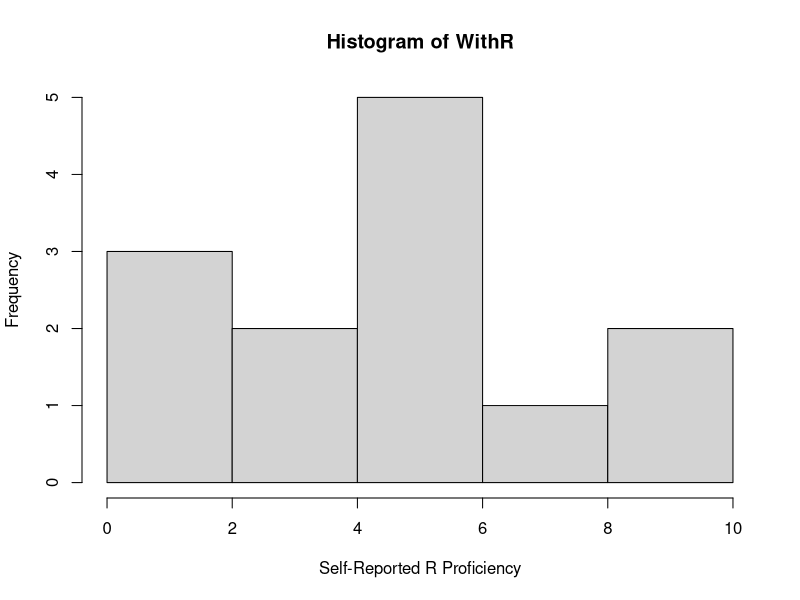
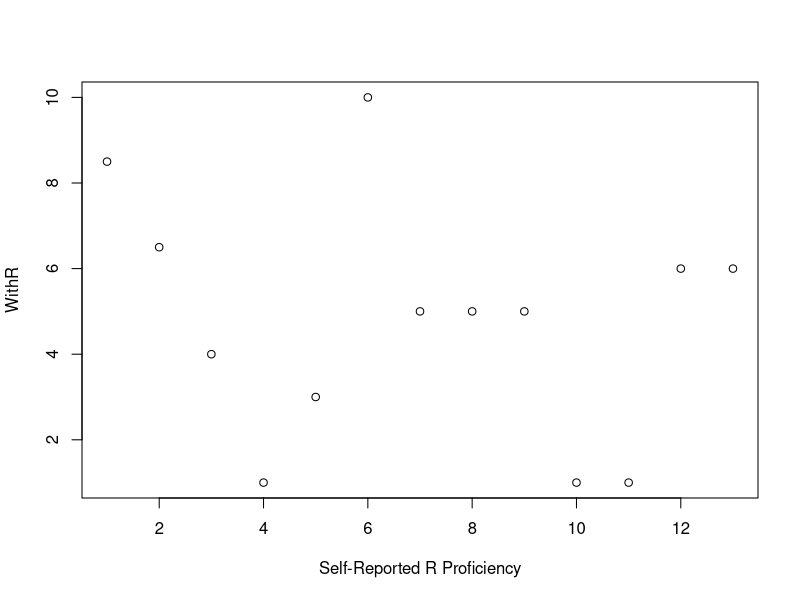
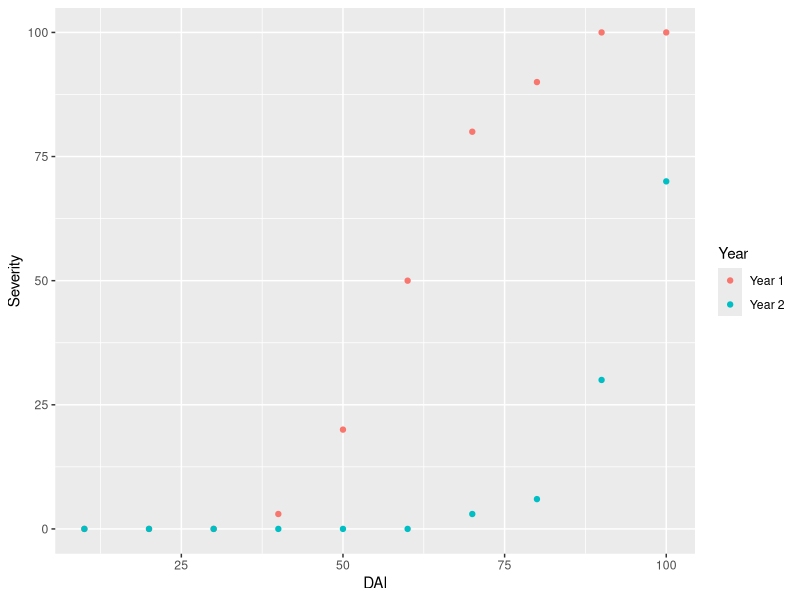
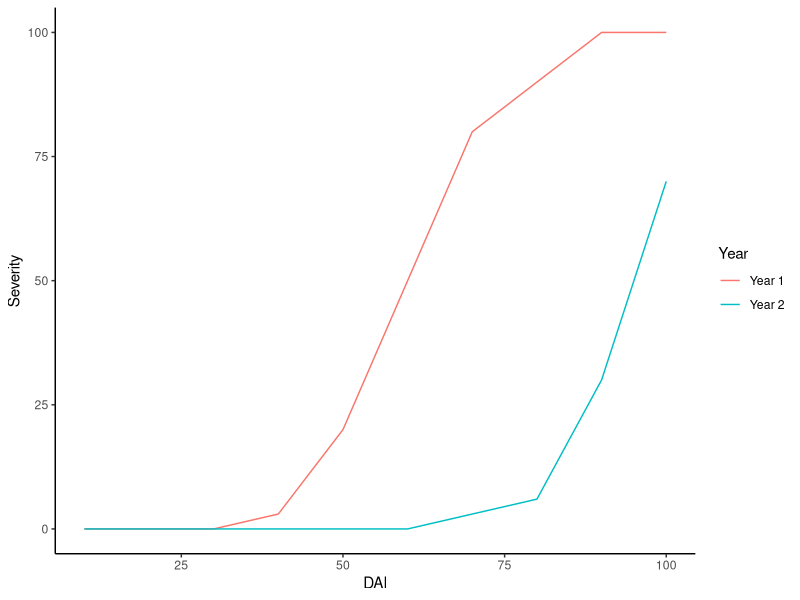
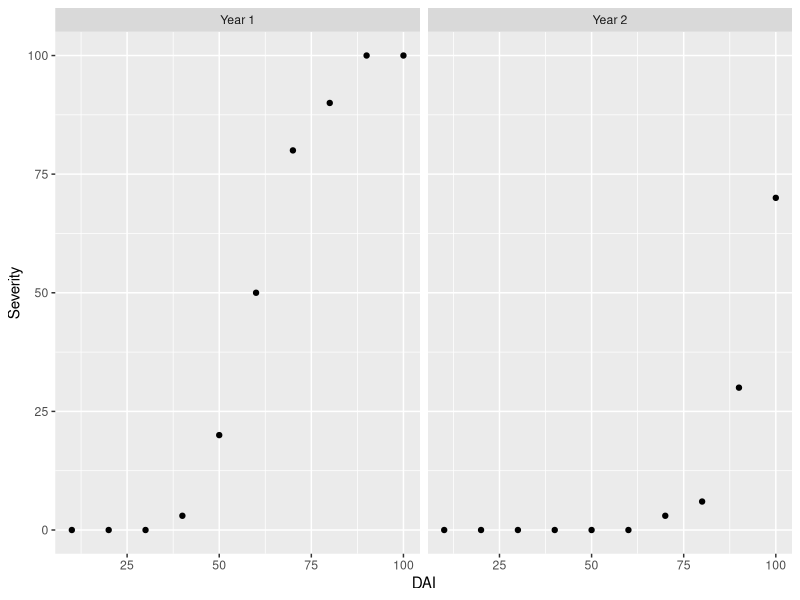

Source code (R) for these figures, in order: (Note: a time limit stopped this script after it produced the figures.)
# Introduction to R
#
# Introduction to R:
# Part 1: 2023-05 
# R Alcala
#
# R version 4.2 # check R.version
#
#
#-------------------------- Introduction to R Basics ----------------------------------
# You can use R as a simple calculator:
# addition
1+1
# multiplication
3*2
# power
8^2
# division
7/2
# operations order
4+4-2*8
4+(4-2)*8

# Objects
# Setting values to use again as 'objects'. 
# We do this using the assignment operator '<-' (called the 'gets arrow').
a <- 2 + 2
print(a) 
a
#-
b <- a + 2
b

# You can use '<-' for variable assigment 
a.vector <- c(4, 3, 2, 1)
x.vector <- mean(other.vector <- c(1, 2, 3, 4))

# and '=' for parameters 
parameter1 = .1
par1 = par2 = par3 = NULL


#-------------------------- Relational operators ----------------------------------
# [ <, >, ==, >=, <=, !=]
# Comparing values will return “True” or “False” 
# logical
TRUE == TRUE 
T == F 
FALSE != FALSE 
# binary
FALSE == 0
TRUE <= 1

# loigical numericals
2==2 ## "==" means does equal 
2!=2 ## "!=" means does not equal
2>=3 ## ">=" means greater than or equal to

# lgical strings
apple <-  "apple"
pineapple <-  "pineapple"

apple == pineapple # based on alphabetical order
apple > pineapple
apple < "abcde"

# Create an object with values from 1 to 10
num10 <- c(1, 2, 3, 4, 5, 6, 7, 8, 9, 10)
num.10 <- 1:10

# Which elements are less than 5? 
num5 <- num10 < 5

# Check the elements in num5, these are TRUE / FALSE
num5

# subsetting objects
num10[3:8]
num10[!num5]

#-------------------------- Relational Operators &  Sub-setting 2D object  ----------------------------------
# data() – data available already in R
data(iris) # famous dataset iris 
head(iris) # checking the first rows
tail(iris) # checking the last rows
class(iris) #checking the class
str(iris) # checking the structure 

# subsetting the data 
iris[1:5, ] # display only the first 5 rows [looks like head() !]
table(iris$Species)

# select only sepals less than 6 cm
low_sl <- iris[iris$Sepal.Length < 6, ] # NOTE: syntax use data[row, column]
low_sl

# logical vector - sepal lenght bigger than 5 cm
low_sl$Sepal.Length < 5 # what do you think the result will be?

#-------------------------- Logical Operators ----------------------------------
# [ &, | , ! ]; 
# [AND, OR, NOT]

# select only sepals less than 6 cm AND with petals less than 6 cm
low_slANDpl <- iris[ c( iris$Sepal.Length  < 6  & iris$Petal.Length <= 6), ]
head(low_slANDpl)
table(low_slANDpl$Species)
# select only sepals less than 6 cm AND with petals less than 6 cm
low_slORpl <- iris[ c( iris$Sepal.Length  < 6  | iris$Petal.Length <= 6), ]
head(low_slORpl)
table(low_slORpl$Species)

# Are they the same Species?
low_slANDpl$Species == low_slORpl$Species

# select species with sepal lenght below 6 cm
low_slANDsp <- iris[c(iris$Sepal.Length  <  6 & iris$Species == "versicolor"), ]

# select the species 
iris[iris$Sepal.Length != 5,]

#-------------------------- Vectors ----------------------------------
# Vectors are a way to set a series of data elements as an object.

v1 <- c(1, 2, 3, 4, 5) # numbers
v2 <- c("hello", "world") # characters 
v3 <- c("TRUE", "FALSE", "TRUE") # logical values (also could be "T", "F", "T")


# Lets make a vector with hypothetical ratings of “R expertise” on a scale of 1-10.
WithR <- c(8.5, 6.5, 4, 1, 3, 10, 5, 5, 5, 1, 1, 6, 6)
WithR

#Summary statistics
#We can use the following functions to look at some summary statistics.
summary(WithR)

# If you have a doubt about a function you can call 'help'
?summary
mean(WithR)
sd(WithR) 
median(WithR)
# work inside the vector withinR
vector <- summary(WithR)
vector["Mean"] # accessing the vector for 'Mean'
vector[3] #accessing the vector for position '3'

# basic plot: histogram or data distribution!
hist(WithR, xlab = "Self-Reported R Proficiency")
plot(WithR, xlab = "Self-Reported R Proficiency")

#-------------------------- loading data ----------------------------------
# setting directory
setwd("~")
# setwd('~/Desktop/')

#Header = TRUE lets R know that we have headings in the first row of our data set.
RustData <- read.csv("StripeRust.csv", header = TRUE)

class(RustData) # let's check the data type 

str(RustData) # let's check the data attributes

# What other types of data: vector, matrix, data.frame, list 

head(RustData) ## check the first 6 rows of the dataset

head(RustData, 10) # check the first 10 rows of the dataset

names(RustData) ## check the column headers

#-------------------------- ggplot ----------------------------------
# let's install the package ggplot and load the library
install.packages("ggplot2")
library(ggplot2)

#We can plot this data using ggplot2 (we will learn more about this later!). 
# Tell the graphic function to use the data 'RustData', and add a layer to the plot with
# 'geom_point()' function: severity on the y axis and year on the x axis. 
# Color the points by the year that data was collected.

ggplot(data = RustData) +
  geom_point(mapping = aes(x = DAI, y = Severity, color = Year))

# Switch from 'geom_point' to 'geom_line' we can plot lines and not points.
ggplot(data = RustData) +
  geom_line(mapping = aes(x = DAI, y = Severity, color = Year))+
  theme_classic()

ggplot(data = RustData) +
  geom_point(mapping = aes(x = DAI, y = Severity)) +
  facet_wrap(~Year)

#--------- Part 1.a
#-------------------------- conditional statemtns  ----------------------------------

# 'if' symntax 
# if (test_condition) {
#     do_my_condition
#   }

i <- 2
if (i < 5) {
	message(i, " is less than 5")
  }

# 'if else' symnyax
# if (test_condition) {
#     do_my_condition
#   } else {
#     do_other_condition}

i <- 20
if (i < 5) { # change '<' to '>' and see what happens
	message(i, " is less than 5")
} else {  
	message(i, " is greater than 5")}

# 'while' symnyax
# while (test_condition) {
#    do_my_condition
#    }

i <- 1
while (i < 10) {
  print(i)
  } # this is gonna run forever so 'kill the taks' ctrl + c or press 'stop' in your console

# fullfiling your condition
while (i < 10) {
  print(i)
  i = i + 1}

#--------- Part 1.b
#-------------------------- loops  ----------------------------------
# 'for' loop syntax
# for (test_condition) {
#    do_my_condition
# }

for (i in 1:10){
  print(i)  
  i = i + 1
  }

# 'while' loop syntax
# for (test_condition) {
#    do_my_condition
# }

i <- 1
while (i <= 10) {
  print(i)
  i = i + 1
  }

# for loops with if else stament

for (i in 1:100){ 
  if (i < 50) {
	message(i, " Loops are cool")
  } else {  
	message(i, " Loops are super cool")}
}
